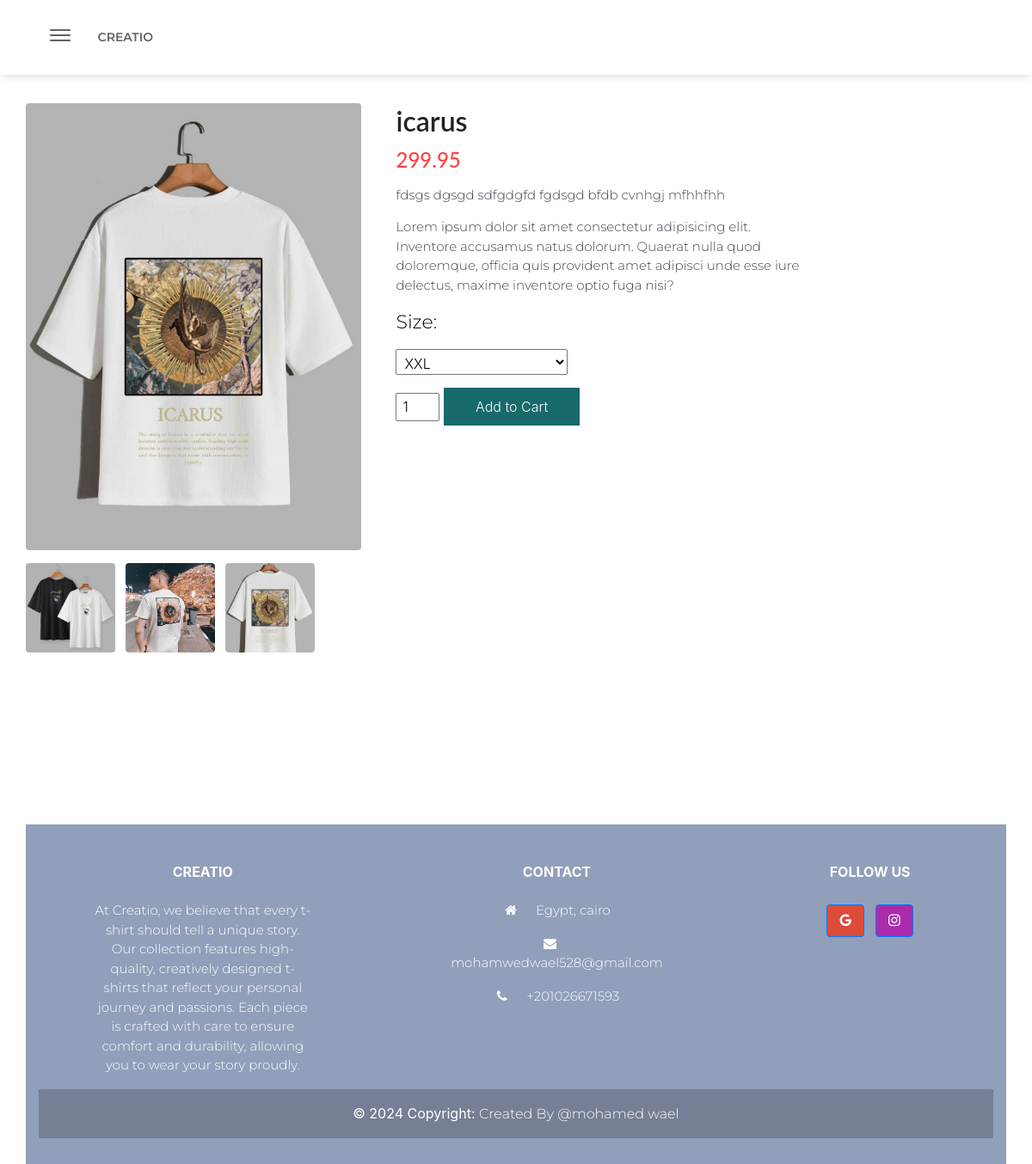
Page /product/7/ on the committed database.
### product/models.py (models this page shows, shortened)
class Product(models.Model):
    name = models.CharField(max_length=200,default="",blank=False)
    main_image = models.ImageField(upload_to='photos/',default=timezone.now)
    firist_image = models.ImageField(upload_to='photos/',default=timezone.now)
    second_image = models.ImageField(upload_to='photos/',default=timezone.now)
    description = models.TextField(max_length=1000,default="",blank=False)
    price = models.DecimalField(max_digits=7,decimal_places=2,default=0)
    brand = models.CharField(max_length=200,default="",blank=False)
    category = models.CharField(max_length=40,choices=Category.choices)
    ratings = models.DecimalField(max_digits=3,decimal_places=2,default=0)
    stocks = models.IntegerField(default=0)
    creatAt = models.DateField(auto_now=True)
    size = models.CharField(max_length=40,choices=Size.choices)
    user  = models.ForeignKey(User, null=True,on_delete=models.SET_NULL)

### product/views.py (the view)
# urls.py: path('product/<int:product_id>/', views.product_detail, name='product_detail'),
def product_detail(request, product_id):
    product = Product.objects.get(id=product_id)
    return render(request, 'home/product.html', {'product': product})

### templates/home/product.html (shortened to what this page needs)
{% load static %}
<!DOCTYPE html>
<html lang="en">
<head>
    <link rel="stylesheet" href="{% static "css/contentDetails.css" %} ">
    <link rel="stylesheet" href="{% static "css/homePage.css" %}">
    <link rel="stylesheet" href="{% static "css/slider.css" %}">
    <link rel="stylesheet" href="{% static "css/product.css" %}">
    <link rel="stylesheet" href="https://maxcdn.bootstrapcdn.com/bootstrap/4.0.0-alpha.6/css/bootstrap.min.css">
    <link rel="stylesheet" href="https://maxcdn.bootstrapcdn.com/font-awesome/latest/css/font-awesome.min.css">
    <link rel="stylesheet" href="https://cdnjs.cloudflare.com/ajax/libs/slick-carousel/1.9.0/slick.min.css">
    <link rel="stylesheet" href="https://cdnjs.cloudflare.com/ajax/libs/slick-carousel/1.9.0/slick-theme.min.css">
</head>
<body>
    <nav class="navbar navbar-toggleable-md fixed-top" color-on-scroll="500">
        <div class="container">
            <div class="navbar-translate">
                <button class="navbar-toggler navbar-toggler-right navbar-burger" type="button" data-toggle="collapse" data-target="#navbarToggler" aria-controls="navbarTogglerDemo02" aria-expanded="false" aria-label="Toggle navigation">
                    <span class="navbar-toggler-bar"></span>
                    <span class="navbar-toggler-bar"></span>
                    <span class="navbar-toggler-bar"></span>
                </button>
                <a class="navbar-brand" href="/">CREATIO</a>
            </div>
        </div>
    </nav>
    <section class="product-container" style="margin-top:120px;">
        <div class="img-card">
            <img src="{{product.main_image.url}}" alt="" id="featured-image">
            <div class="small-Card">
                <img src="{{product.firist_image.url}}" alt="" class="small-Img">
                <img src="{{product.second_image.url}}" alt="" class="small-Img">
                <img src="{{product.main_image.url}}" alt="" class="small-Img">
            </div>
        </div>
        <div class="product-info">
            <h3>{{product.name}}</h3>
            <h5>{{ product.price }}</del></h5>
            <p>{{ product.description }}</p>
            <p>Lorem ipsum dolor sit amet consectetur adipisicing elit. Inventore accusamus natus dolorum. Quaerat nulla quod doloremque, officia quis provident amet adipisci unde esse iure delectus, maxime inventore optio fuga nisi?</p>
            <form method="post" action="{% url 'add_to_cart' product.id %}">
                <div class="sizes">
                    <p>Size:</p>
                    <select id="size" class="size-option" name="size" required>
                        <option value="xxl">XXL</option>
                    </select>
                </div>
                <div class="quantity">
            <form action="{% url 'add_to_cart' product.id %}" method="post">
                <div class="quantity">
                    <input type="number" value="1" min="1" name='quantity'>
                    <button type="submit">Add to Cart</button>
                </div>
            </form>
    </section>
    <footer class="text-center text-lg-start text-white" style="background-color: #929fba; width:100%; padding: 30px 0; margin-top:200px;">
        <div class="container">
            <div class="row">
                <div class="col-md-3 col-lg-3 col-xl-3 mx-auto mt-3">
                    <h6 class="text-uppercase mb-4 font-weight-bold">CREATIO</h6>
                    <p>
                        At Creatio, we believe that every t-shirt should tell a unique story. Our collection features high-quality, creatively designed t-shirts that reflect your personal journey and passions. Each piece is crafted with care to ensure comfort and durability, allowing you to wear your story proudly.
                    </p>
                </div>
                <div class="col-md-4 col-lg-3 col-xl-3 mx-auto mt-3">
                    <h6 class="text-uppercase mb-4 font-weight-bold">Contact</h6>
                    <p><i class="fa fa-home mr-3"></i> Egypt, cairo</p>
                    <p><i class="fa fa-envelope mr-3"></i> mohamwedwael528@gmail.com</p>
                    <p><i class="fa fa-phone mr-3"></i> +201026671593</p>
                </div>
                <div class="col-md-3 col-lg-2 col-xl-2 mx-auto mt-3">
                    <h6 class="text-uppercase mb-4 font-weight-bold">Follow us</h6>
                    <a class="btn btn-primary btn-floating m-1" style="background-color: #dd4b39" href="#"><i class="fa fa-google"></i></a>
                    <a class="btn btn-primary btn-floating m-1" style="background-color: #ac2bac" href="#"><i class="fa fa-instagram"></i></a>
                </div>
            </div>
            <div class="text-center p-3" style="background-color: rgba(0, 0, 0, 0.2);">
                © 2024 Copyright:
                <a class="text-white" href="https://www.facebook.com/profile.php?id=100007597125898">Created By <span style="font-style:under-line">@mohamed wael </span></a>
            </div>
    </footer>
</body>
</html>

### creatioM/static/css/contentDetails.css (style rules this page uses)
* { box-sizing: border-box; margin: 0; padding: 0; }
body { max-width: 1280px; margin: 0 auto; padding: 0 30px; }
.product-container { margin-top: 120px; display: flex; justify-content: start; align-items: start; gap: 40px; }
.img-card img { width: 100%; flex-shrink: 0; border-radius: 4px; height: 520px; object-fit: cover; }
.small-Card { display: flex; justify-content: start; align-items: center; margin-top: 15px; gap: 12px; }
.small-Card img { width: 104px; height: 104px; border-radius: 4px; cursor: pointer; }
.product-info { width: 60%; }
.product-info h3 { font-size: 32px; font-family: Lato; font-weight: 600; line-height: 130%; }
.product-info h5 { font-size: 24px; font-family: Lato; font-weight: 500; line-height: 130%; color: #ff4242; margin: 6px 0; }
.product-info p { color: #424551; margin: 15px 0; width: 70%; }
.sizes p { font-size: 22px; color: black; }
.size-option { width: 200px; height: 30px; margin-bottom: 15px; padding: 5px; }
.quantity input { width: 51px; height: 33px; margin-bottom: 15px; padding: 6px; }
button { background: #17696a; border-radius: 4px; padding: 10px 37px; border: none; color: white; font-weight: 600; }

### creatioM/static/css/slider.css (style rules this page uses)
body { margin: 0; }

### creatioM/static/css/product.css (style rules this page uses)
h3 { font-size: 16px; }

### rows in the picture
Product: main_image (picture), firist_image (picture), second_image (picture), name "icarus", price "299.95", description "fdsgs dgsgd sdfgdgfd fgdsgd bfdb cvnhgj mfhhfhh"
